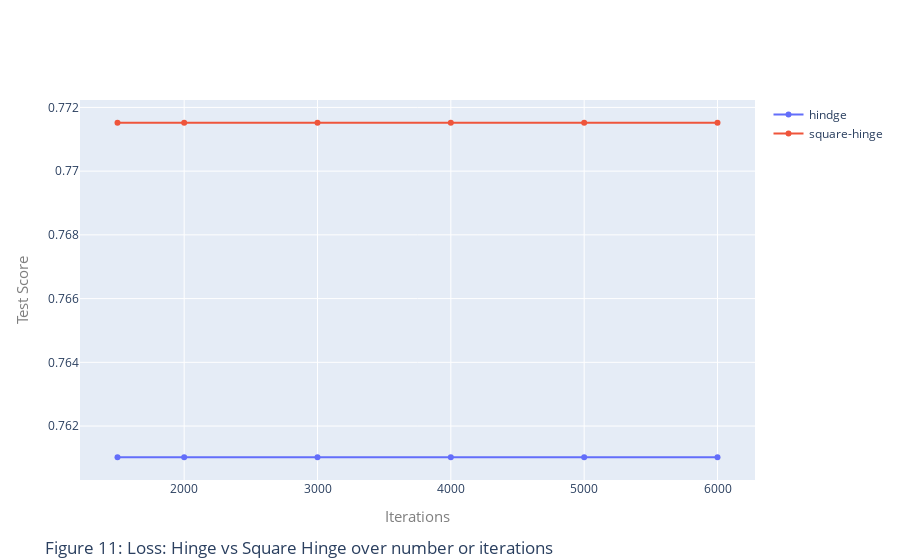

Here is the notebook cell this chart was saved with:
### Code cell
plotHingeSquare()

### Figure 1 — Plotly figure (JSON) as saved in the notebook; plotly's stock layout.template omitted (floating-point values rounded to 4 significant figures)
{"data": [{"mode": "lines+markers", "name": "hindge", "type": "scatter", "x": [1500, 2000, 3000, 4000, 5000, 6000], "y": [0.761, 0.761, 0.761, 0.761, 0.761, 0.761]}, {"mode": "lines+markers", "name": "square-hinge", "type": "scatter", "x": [1500, 2000, 3000, 4000, 5000, 6000], "y": [0.7715, 0.7715, 0.7715, 0.7715, 0.7715, 0.7715]}], "layout": {"title": {"text": "Figure 11: Loss: Hinge vs Square Hinge over number or iterations", "xref": "container", "y": 0.01}, "xaxis": {"title": {"font": {"color": "#7f7f7f", "size": 15}, "text": "Iterations"}}, "yaxis": {"title": {"font": {"color": "#7f7f7f", "size": 15}, "text": "Test Score"}}}}
